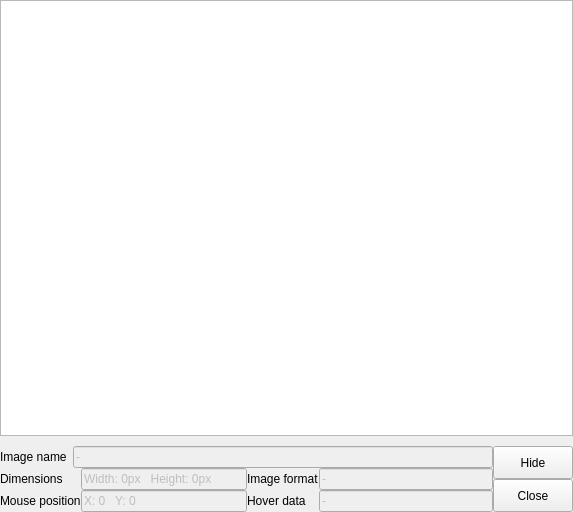
<?xml version="1.0" encoding="UTF-8"?>
<ui version="4.0">
 <class>KPImageView</class>
 <widget class="QWidget" name="KPImageView">
  <property name="geometry">
   <rect>
    <x>0</x>
    <y>0</y>
    <width>573</width>
    <height>512</height>
   </rect>
  </property>
  <property name="windowTitle">
   <string>KPImageView</string>
  </property>
  <layout class="QVBoxLayout" name="verticalLayout_2">
   <property name="spacing">
    <number>10</number>
   </property>
   <property name="leftMargin">
    <number>0</number>
   </property>
   <property name="topMargin">
    <number>0</number>
   </property>
   <property name="rightMargin">
    <number>0</number>
   </property>
   <property name="bottomMargin">
    <number>0</number>
   </property>
   <item>
    <widget class="QGraphicsView" name="graphicsView">
     <property name="mouseTracking">
      <bool>true</bool>
     </property>
     <property name="tabletTracking">
      <bool>true</bool>
     </property>
    </widget>
   </item>
   <item>
    <layout class="QHBoxLayout" name="horizontalLayout">
     <property name="spacing">
      <number>0</number>
     </property>
     <property name="leftMargin">
      <number>0</number>
     </property>
     <property name="topMargin">
      <number>0</number>
     </property>
     <property name="rightMargin">
      <number>0</number>
     </property>
     <item>
      <layout class="QVBoxLayout" name="verticalLayout">
       <property name="spacing">
        <number>0</number>
       </property>
       <property name="bottomMargin">
        <number>0</number>
       </property>
       <item>
        <layout class="QFormLayout" name="formLayout">
         <item row="0" column="0">
          <widget class="QLabel" name="imageNameLabel">
           <property name="text">
            <string>Image name</string>
           </property>
          </widget>
         </item>
         <item row="0" column="1">
          <widget class="QLineEdit" name="imageNameLineEdit">
           <property name="enabled">
            <bool>false</bool>
           </property>
           <property name="text">
            <string>-</string>
           </property>
          </widget>
         </item>
        </layout>
       </item>
       <item>
        <layout class="QHBoxLayout" name="horizontalLayout_2">
         <property name="spacing">
          <number>0</number>
         </property>
         <property name="leftMargin">
          <number>0</number>
         </property>
         <property name="topMargin">
          <number>0</number>
         </property>
         <property name="rightMargin">
          <number>0</number>
         </property>
         <property name="bottomMargin">
          <number>0</number>
         </property>
         <item>
          <layout class="QFormLayout" name="formLayout_2">
           <property name="horizontalSpacing">
            <number>0</number>
           </property>
           <property name="verticalSpacing">
            <number>0</number>
           </property>
           <item row="0" column="0">
            <widget class="QLabel" name="dimensionsLabel">
             <property name="text">
              <string>Dimensions</string>
             </property>
            </widget>
           </item>
           <item row="0" column="1">
            <widget class="QLineEdit" name="dimensionsLineEdit">
             <property name="enabled">
              <bool>false</bool>
             </property>
             <property name="text">
              <string>Width: 0px   Height: 0px</string>
             </property>
            </widget>
           </item>
           <item row="1" column="0">
            <widget class="QLabel" name="mousePositionLabel">
             <property name="text">
              <string>Mouse position</string>
             </property>
            </widget>
           </item>
           <item row="1" column="1">
            <widget class="QLineEdit" name="mousePositionLineEdit">
             <property name="enabled">
              <bool>false</bool>
             </property>
             <property name="text">
              <string>X: 0   Y: 0</string>
             </property>
            </widget>
           </item>
          </layout>
         </item>
         <item>
          <layout class="QFormLayout" name="formLayout_3">
           <property name="horizontalSpacing">
            <number>0</number>
           </property>
           <property name="verticalSpacing">
            <number>0</number>
           </property>
           <item row="0" column="0">
            <widget class="QLabel" name="imageFormatLabel">
             <property name="text">
              <string>Image format</string>
             </property>
            </widget>
           </item>
           <item row="0" column="1">
            <widget class="QLineEdit" name="imageFormatLineEdit">
             <property name="enabled">
              <bool>false</bool>
             </property>
             <property name="text">
              <string>-</string>
             </property>
            </widget>
           </item>
           <item row="1" column="0">
            <widget class="QLabel" name="hoverDataLabel">
             <property name="text">
              <string>Hover data</string>
             </property>
            </widget>
           </item>
           <item row="1" column="1">
            <widget class="QLineEdit" name="hoverDataLineEdit">
             <property name="enabled">
              <bool>false</bool>
             </property>
             <property name="text">
              <string>-</string>
             </property>
            </widget>
           </item>
          </layout>
         </item>
        </layout>
       </item>
      </layout>
     </item>
     <item>
      <layout class="QVBoxLayout" name="verticalLayout_3">
       <property name="spacing">
        <number>0</number>
       </property>
       <property name="rightMargin">
        <number>0</number>
       </property>
       <item>
        <widget class="QPushButton" name="actionHide">
         <property name="sizePolicy">
          <sizepolicy hsizetype="Minimum" vsizetype="Minimum">
           <horstretch>0</horstretch>
           <verstretch>0</verstretch>
          </sizepolicy>
         </property>
         <property name="text">
          <string>Hide</string>
         </property>
        </widget>
       </item>
       <item>
        <widget class="QPushButton" name="actionDismiss">
         <property name="sizePolicy">
          <sizepolicy hsizetype="Minimum" vsizetype="Minimum">
           <horstretch>0</horstretch>
           <verstretch>0</verstretch>
          </sizepolicy>
         </property>
         <property name="text">
          <string>Close</string>
         </property>
        </widget>
       </item>
      </layout>
     </item>
    </layout>
   </item>
  </layout>
 </widget>
 <layoutdefault spacing="6" margin="11"/>
 <resources/>
 <connections/>
</ui>
